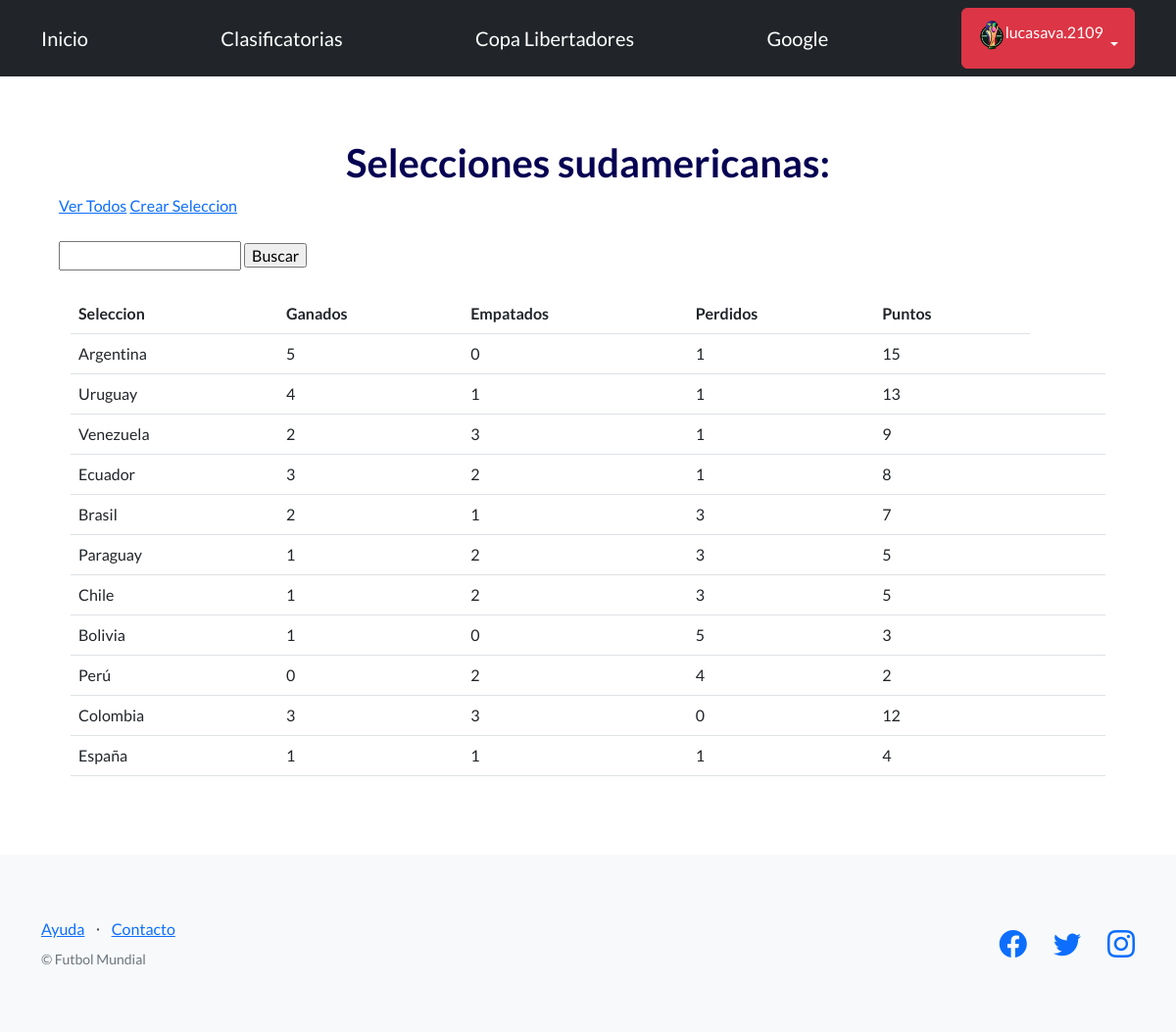
The app's page /futbol/selecciones/ (signed in), older data.
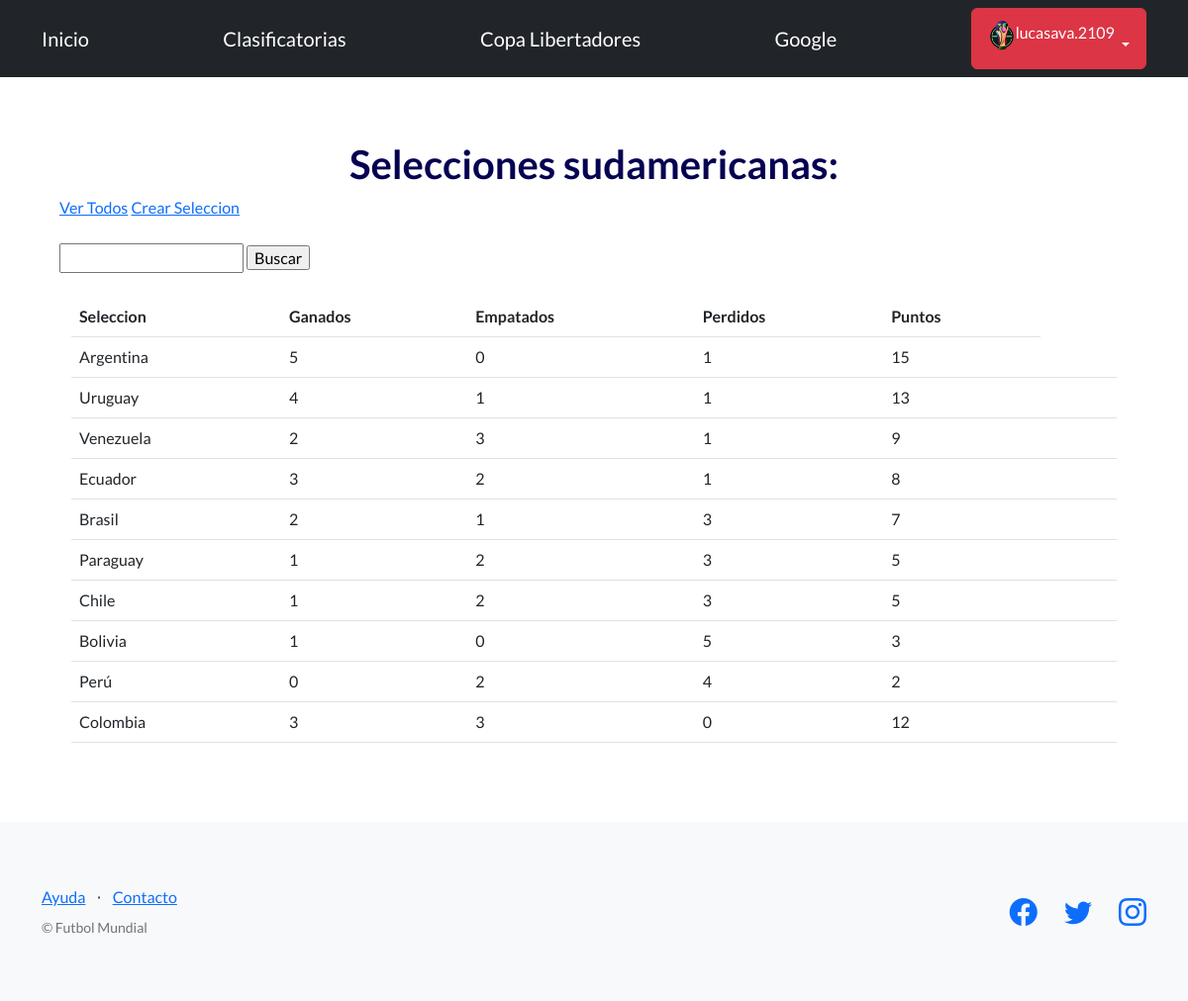
The same page, newer data.
### control/models.py (models this page shows, shortened)
class Clasificatorias(models.Model):
    seleccion=models.CharField(max_length=100)
    ganados=models.IntegerField()
    empatados=models.IntegerField()
    perdidos=models.IntegerField()
    puntos=models.IntegerField()
    creador = models.ForeignKey(User, on_delete=models.SET_NULL, null=True)

### control/views.py (the view)
# urls.py: path("selecciones/", selecciones, name="selecciones"),
def selecciones(request):
    contexto = {
        "equipos": Clasificatorias.objects.all(),
    }
    http_response = render(
        request=request,
        template_name='control/lista_selecciones.html',
        context=contexto,
    )
    return http_response

### control/templates/control/lista_selecciones.html (shortened to what this page needs)
{% extends "base.html" %}
{% block contenido %}
<h1 style="color: rgb(6, 2, 82);">
    <div style="text-align: center;">
     Selecciones sudamericanas:
    </div>
</h1>
<a href="{% url 'selecciones' %}">Ver Todos</a>
<a href="{% url 'crear_seleccion' %}">Crear Seleccion</a>
<br><br>
<form action="{% url 'buscar_seleccion' %}" method="post">
  <input type="text" name="busqueda">
  <input type="submit" value="Buscar">
</form>
<br>
<div class="container">
<table class="table">
    <tbody>
      <tr>
        <th>Seleccion</th>
        <th>Ganados</th>
        <th>Empatados</th>
        <th>Perdidos</th>
        <th>Puntos</th>
      </tr>
      {% for equipo in equipos %}
      <tr>
        <td>{{ equipo.seleccion }}</td>
        <td>{{ equipo.ganados }}</td>
        <td>{{ equipo.empatados }}</td>
        <td>{{ equipo.perdidos }}</td>
        <td>{{ equipo.puntos }}</td>
        <td>
          </td>
        <td>
          </td>
      </tr>
    {% endfor %}
    </tbody>
  </table>
</div>
{% endblock contenido %}

Row changes from the older to the newer data that the page shows:
removed Clasificatorias: seleccion "España", ganados "1", empatados "1", perdidos "1", puntos "4"
